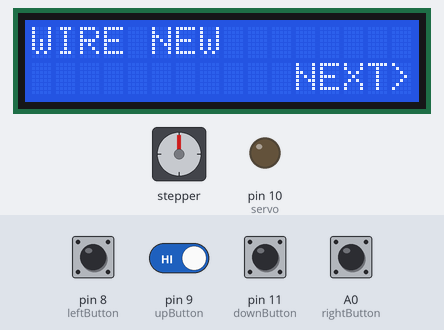
Recording of a sketch running on a simulated Arduino Uno, built with avr-gcc and run on an emulated ATmega328P. Shown: stepper motor, 16×2 character LCD, output pins drawn as LEDs (lit = HIGH). Wiring (inferred from the names in the program): stepper motor driver (200 steps per turn assumed): step pin 12; direction pin 13. Inputs (shaded band) come from the test bench; at power-on: A0 (rightButton), pin 8 (leftButton), pin 9 (upButton), pin 11 (downButton) HIGH. Pins used as bus, display or sensor lines are not drawn; what the sketch prints to the serial monitor is not drawn.

Above: at 2.2 s.
2.3 s: A0 (rightButton) pulled LOW for 1 s
At 3.8 s:
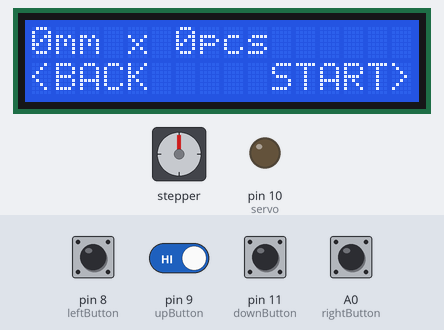
4.8 s: A0 (rightButton) pulled LOW for 0.15 s
At 6.2 s:
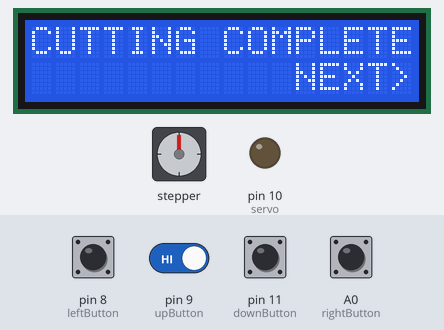
6.5 s: pin 9 (upButton) driven LOW and A0 (rightButton) driven LOW
At 8.7 s:
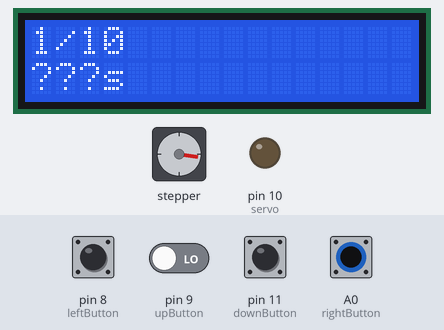
12.5 s: A0 (rightButton) driven HIGH
At 15.3 s:
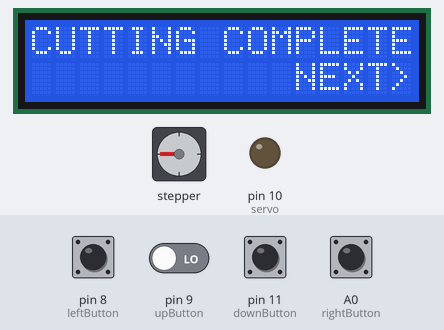
15.5 s: A0 (rightButton) driven LOW
At 18.4 s:
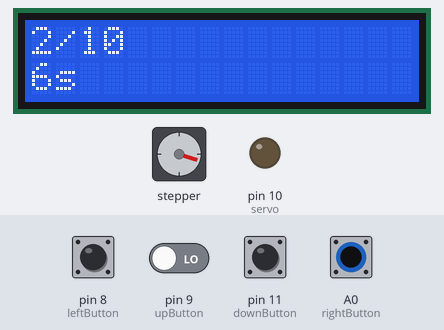
20.9 s: pin 9 (upButton) driven HIGH
At 24.64 s:
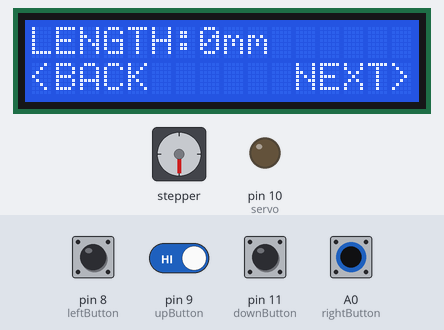
Timing chart, 0 to 24.9 s (numbered marks = the images above; inputs shaded):
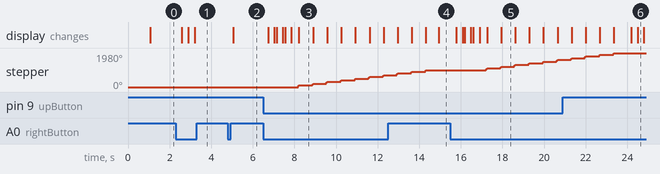

The sketch:

cutter.ino
```cpp
//------------------------------- libraries ----------------------------------

#include <LiquidCrystal.h>
#include <Servo.h>

//------------------------------- lcd ----------------------------------
LiquidCrystal lcd(7, 6, 5, 4, 3, 2);

//------------------------------- stepper ----------------------------------
#define stepPin 12
#define dirPin 13

//------------------------------- servo ----------------------------------
//Servo snippers;
#define servo 10
//#define openAngle 180
//#define closedAngle 0

//------------------------------- input ----------------------------------

#define leftButton 8
#define rightButton A0
#define upButton 9
#define downButton 11

//------------------------------- user settings ----------------------------------
unsigned int wireLength = 0;
unsigned int wireQuantity = 0;

//------------------------------- system settings ----------------------------------
int state = 0;
int incrementSpeed = 10;
int previousWireLength = 0;
int previousWireQuantity = 0;
float mmPerStep = 0.18096;


void setup() {
  Serial.begin(9600);


  lcd.begin(16, 2); //LCD columns and rows

  pinMode(servo,OUTPUT);

  pinMode(upButton, INPUT_PULLUP);
  pinMode(downButton, INPUT_PULLUP);
  pinMode(leftButton, INPUT_PULLUP);
  pinMode(rightButton, INPUT_PULLUP);

  pinMode(stepPin,OUTPUT);
  pinMode(dirPin,OUTPUT);

  //snippers.attach(servo);


  delay(1000);
}

void loop() {
  if (!digitalRead(rightButton)){
    if(state == 5){
      state = 0;
    }
    else{
      state += 1;
    }
    delay(200);
    lcd.clear();
  }
  if (!digitalRead(leftButton) && state > 0 && state < 4){
    state -=1;
    delay(200);
    lcd.clear();
  }


  switch (state){
    case 0:
      homeScreen();
      break;
    case 1:
       chooseWireLength();
       break;
    case 2:
      chooseWireQuantity();
      break;
    case 3:
      confirm();
      break;
    case 4:
      currentlyCutting();
      break;
    case 5:
      finishedCutting();
      break;
  }

}


void homeScreen(){
  lcd.setCursor(0, 0);
  lcd.print("WIRE NEW");
  lcd.setCursor(11, 1);
  lcd.print("NEXT>");
  delay(100);
}


void chooseWireLength(){
  wireLength = changeValue(wireLength);

  //clear LCD if required
  if(previousWireLength != wireLength){
    lcd.clear();
    previousWireLength = wireLength;
  }

  //Display information on LCD
  lcd.setCursor(0, 0);
  lcd.print("LENGTH:" + (String)wireLength + "mm");
  displayNavigation();
}

void chooseWireQuantity(){
  wireQuantity = changeValue(wireQuantity);

  //clear LCD if required
  if(previousWireQuantity != wireQuantity){
    lcd.clear();
    previousWireQuantity = wireQuantity;
  }

  //Display information on LCD
  lcd.setCursor(0, 0);
  lcd.print("QUANTITY:" + (String)wireQuantity);
  displayNavigation();
}

void confirm(){
  lcd.setCursor(0, 0);
  lcd.print((String)wireLength + "mm x " + (String)wireQuantity + "pcs");
  lcd.setCursor(0, 1);
  lcd.print("<BACK");
  lcd.setCursor(10, 1);
  lcd.print("START>");
  delay(100);
}

void currentlyCutting(){
  lcd.setCursor(0, 0);
  lcd.print((String)0 + "/" + (String)wireQuantity);
  lcd.setCursor(0, 1);
  lcd.print("???s");
  int stepsToTake = (int)wireLength/mmPerStep;
  for(int i = 0; i < wireQuantity; i++){
    unsigned long timeForOneCycle = millis();
    digitalWrite(dirPin,HIGH);
    for(int x = 0; x < stepsToTake; x++) {
      digitalWrite(stepPin,HIGH);
      delayMicroseconds(500);
      digitalWrite(stepPin,LOW);
      delayMicroseconds(500);
    }

    lcd.setCursor(0, 0);
    lcd.print((String)(i+1) + "/" + (String)wireQuantity);

  digitalWrite(servo,HIGH);
  //delayMicroseconds(1000);
  delayMicroseconds(800);
  Serial.println("Check");
  digitalWrite(servo,LOW);
  delay(20);

    //snippers.write(openAngle);
    //Serial.println("Yes");
    //delay(600);
    //snippers.write(closedAngle);
    //Serial.println("Works");
    delay(600);

    lcd.setCursor(0, 1);

    unsigned long timeRemaining = ((millis() - timeForOneCycle)*(wireQuantity - (i+1)))/1000;
    lcd.print((String)timeRemaining + "s    ");

  }
  wireLength = 0;
  wireQuantity = 0;
  state = 5;
}

void finishedCutting(){
  lcd.clear();
  lcd.setCursor(0, 0);
  lcd.print("CUTTING COMPLETE");
  lcd.setCursor(11, 1);
  lcd.print("NEXT>");
  delay(100);
}


int changeValue(int currentValue){
  if (!digitalRead(upButton)) {
    delay(100);
    currentValue += incrementSpeed;

  }
  if (!digitalRead(downButton)) {
    if(currentValue - incrementSpeed >= 0){
      delay(100);
      currentValue -= incrementSpeed;

    }
    else{
      currentValue = 0;
    }
  }
  if (!digitalRead(downButton) && !digitalRead(upButton)){
    incrementSpeed = 10;
  }
  return currentValue;
}

void displayNavigation(){
  lcd.setCursor(0, 1);
  lcd.print("<BACK");
  lcd.setCursor(11, 1);
  lcd.print("NEXT>");
  delay(100);
}
```

Measured:
- after the input at 2.3 s, the display: first changes after 0.29 s (image 1 shows a later state)
- after the input at 4.8 s, the display: first changes after 0.26 s (image 2 shows a later state)
- after the input at 6.5 s, stepper: turns 99° clockwise in 0.04 s, repeating every 0.66 s; the display: first changes after 0.24 s (image 3 shows a later state)
- after the input at 12.5 s, the display: first differs from a run without the input after 2.4 s (image 4)
- after the input at 15.5 s, stepper: turns 99° clockwise in 0.06 s, repeating every 0.68 s; the display: first changes after 0.28 s (image 5 shows a later state)
- what the display in image 3 shows lasts 0.7 s, from 8.2 s to 8.9 s
